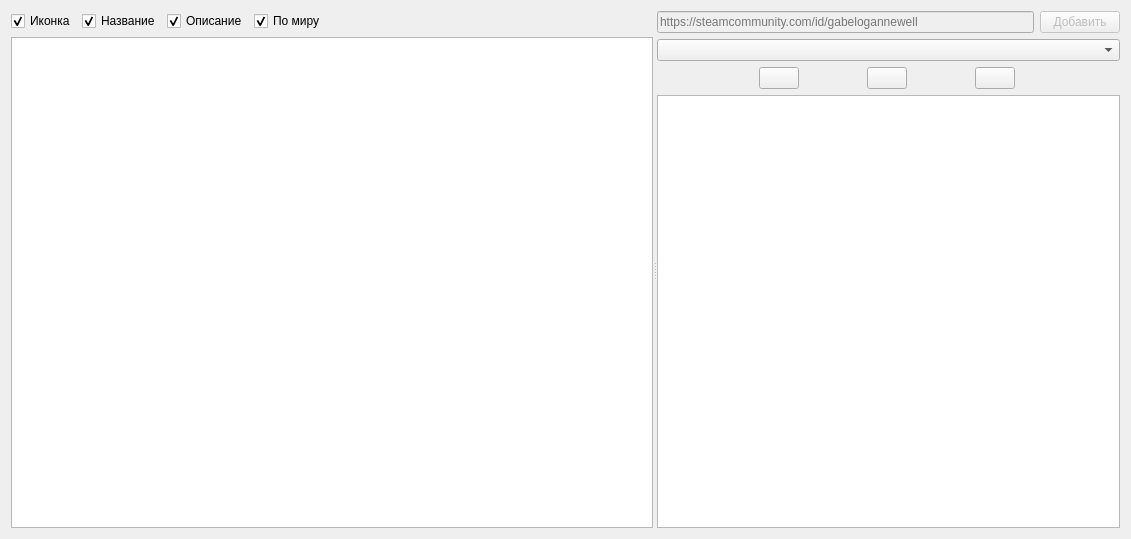
<?xml version="1.0" encoding="UTF-8"?>
<ui version="4.0">
 <class>FormFriendsCompare</class>
 <widget class="QWidget" name="FormFriendsCompare">
  <property name="geometry">
   <rect>
    <x>0</x>
    <y>0</y>
    <width>1131</width>
    <height>539</height>
   </rect>
  </property>
  <property name="windowTitle">
   <string>Form</string>
  </property>
  <layout class="QVBoxLayout" name="verticalLayout_3">
   <item>
    <widget class="QSplitter" name="splitter">
     <property name="orientation">
      <enum>Qt::Horizontal</enum>
     </property>
     <widget class="QWidget" name="layoutWidget">
      <layout class="QVBoxLayout" name="verticalLayout">
       <item>
        <layout class="QHBoxLayout" name="horizontalLayout">
         <item>
          <widget class="QCheckBox" name="CheckBoxCompareIcon">
           <property name="text">
            <string>Иконка</string>
           </property>
           <property name="checked">
            <bool>true</bool>
           </property>
          </widget>
         </item>
         <item>
          <widget class="QCheckBox" name="CheckBoxCompareTitle">
           <property name="text">
            <string>Название</string>
           </property>
           <property name="checked">
            <bool>true</bool>
           </property>
          </widget>
         </item>
         <item>
          <widget class="QCheckBox" name="CheckBoxCompareDescription">
           <property name="text">
            <string>Описание</string>
           </property>
           <property name="checked">
            <bool>true</bool>
           </property>
          </widget>
         </item>
         <item>
          <widget class="QCheckBox" name="CheckBoxCompareTotalPercent">
           <property name="text">
            <string>По миру</string>
           </property>
           <property name="checked">
            <bool>true</bool>
           </property>
          </widget>
         </item>
         <item>
          <spacer name="horizontalSpacer_4">
           <property name="orientation">
            <enum>Qt::Horizontal</enum>
           </property>
           <property name="sizeHint" stdset="0">
            <size>
             <width>40</width>
             <height>20</height>
            </size>
           </property>
          </spacer>
         </item>
        </layout>
       </item>
       <item>
        <widget class="FreezeTableWidget" name="TableViewCompare">
         <property name="sizePolicy">
          <sizepolicy hsizetype="Expanding" vsizetype="Expanding">
           <horstretch>0</horstretch>
           <verstretch>0</verstretch>
          </sizepolicy>
         </property>
        </widget>
       </item>
      </layout>
     </widget>
     <widget class="QWidget" name="layoutWidget">
      <layout class="QVBoxLayout" name="verticalLayout_2">
       <item>
        <layout class="QHBoxLayout" name="horizontalLayout_2">
         <item>
          <widget class="MyLineEdit" name="lineEdit">
           <property name="enabled">
            <bool>false</bool>
           </property>
           <property name="sizePolicy">
            <sizepolicy hsizetype="Preferred" vsizetype="Fixed">
             <horstretch>0</horstretch>
             <verstretch>0</verstretch>
            </sizepolicy>
           </property>
           <property name="placeholderText">
            <string>https://steamcommunity.com/id/gabelogannewell</string>
           </property>
          </widget>
         </item>
         <item>
          <widget class="QPushButton" name="pushButton">
           <property name="enabled">
            <bool>false</bool>
           </property>
           <property name="sizePolicy">
            <sizepolicy hsizetype="Maximum" vsizetype="Fixed">
             <horstretch>0</horstretch>
             <verstretch>0</verstretch>
            </sizepolicy>
           </property>
           <property name="text">
            <string>Добавить</string>
           </property>
          </widget>
         </item>
        </layout>
       </item>
       <item>
        <widget class="ComboBoxFriendsWithGame" name="ComboBoxFriend">
         <property name="sizePolicy">
          <sizepolicy hsizetype="Preferred" vsizetype="Fixed">
           <horstretch>0</horstretch>
           <verstretch>0</verstretch>
          </sizepolicy>
         </property>
        </widget>
       </item>
       <item>
        <layout class="QHBoxLayout" name="horizontalLayout_4">
         <item>
          <spacer name="horizontalSpacer_2">
           <property name="orientation">
            <enum>Qt::Horizontal</enum>
           </property>
           <property name="sizeType">
            <enum>QSizePolicy::Maximum</enum>
           </property>
           <property name="sizeHint" stdset="0">
            <size>
             <width>40</width>
             <height>20</height>
            </size>
           </property>
          </spacer>
         </item>
         <item>
          <widget class="QPushButton" name="ButtonFriendsReached">
           <property name="sizePolicy">
            <sizepolicy hsizetype="Maximum" vsizetype="Fixed">
             <horstretch>0</horstretch>
             <verstretch>0</verstretch>
            </sizepolicy>
           </property>
           <property name="text">
            <string/>
           </property>
          </widget>
         </item>
         <item>
          <widget class="QPushButton" name="ButtonFriendsAll">
           <property name="sizePolicy">
            <sizepolicy hsizetype="Maximum" vsizetype="Fixed">
             <horstretch>0</horstretch>
             <verstretch>0</verstretch>
            </sizepolicy>
           </property>
           <property name="text">
            <string/>
           </property>
          </widget>
         </item>
         <item>
          <widget class="QPushButton" name="ButtonFriendsNotReached">
           <property name="sizePolicy">
            <sizepolicy hsizetype="Maximum" vsizetype="Fixed">
             <horstretch>0</horstretch>
             <verstretch>0</verstretch>
            </sizepolicy>
           </property>
           <property name="text">
            <string/>
           </property>
          </widget>
         </item>
         <item>
          <spacer name="horizontalSpacer">
           <property name="orientation">
            <enum>Qt::Horizontal</enum>
           </property>
           <property name="sizeType">
            <enum>QSizePolicy::Maximum</enum>
           </property>
           <property name="sizeHint" stdset="0">
            <size>
             <width>40</width>
             <height>20</height>
            </size>
           </property>
          </spacer>
         </item>
        </layout>
       </item>
       <item>
        <widget class="QListWidget" name="ListWidgetFriends">
         <property name="sizePolicy">
          <sizepolicy hsizetype="Preferred" vsizetype="Expanding">
           <horstretch>0</horstretch>
           <verstretch>0</verstretch>
          </sizepolicy>
         </property>
         <property name="resizeMode">
          <enum>QListView::Adjust</enum>
         </property>
        </widget>
       </item>
      </layout>
     </widget>
    </widget>
   </item>
  </layout>
 </widget>
 <customwidgets>
  <customwidget>
   <class>MyLineEdit</class>
   <extends>QLineEdit</extends>
   <header>subWidgets/lineEdit/mylineedit.h</header>
  </customwidget>
  <customwidget>
   <class>FreezeTableWidget</class>
   <extends>QTableView</extends>
   <header>subWidgets/tables/freezetablewidget.h</header>
  </customwidget>
  <customwidget>
   <class>ComboBoxFriendsWithGame</class>
   <extends>QComboBox</extends>
   <header>subWidgets/comboBoxes/qcomboboxfriendswithgame.h</header>
  </customwidget>
 </customwidgets>
 <resources/>
 <connections/>
</ui>
